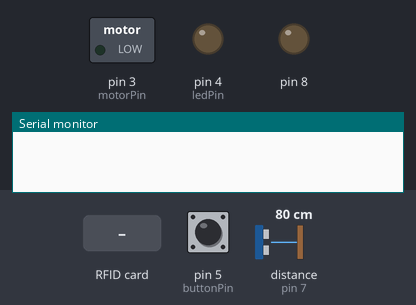
The sketch below on a simulated Arduino Uno, built with avr-gcc and run on an emulated ATmega328P. Parts: switched loads named in the sketch (green lamp = pin HIGH), output pins drawn as LEDs (lit = HIGH), the last lines printed to the serial monitor. Wiring (inferred from the names in the program): ultrasonic range finder: trigger pin 2; echo pin 7. Inputs (shaded band) come from the test bench; at power-on: distance to the obstacle (sensor on pin 7) 80 cm, pin 5 (buttonPin) HIGH. The echo pulse lasts 58.3 µs per cm; EEPROM starts erased; pins used as bus, display or sensor lines are not drawn.

Above: at 2.2 s.
2.3 s: RFID card 80 71 2F A5 held to the reader
At 3.5 s:
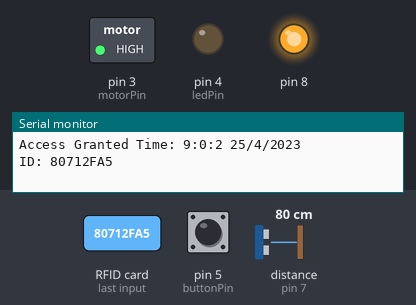
5.3 s: distance to the obstacle (sensor on pin 7) set to 12 cm
8.3 s: distance to the obstacle (sensor on pin 7) set to 9 cm
At 9.3 s:
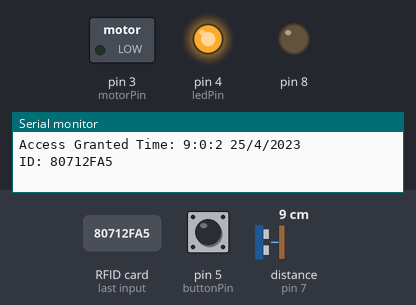
12.8 s: RFID card 5E 7A 19 C4 held to the reader
Timing chart, 0 to 15.4 s (numbered marks = the images above; inputs shaded):
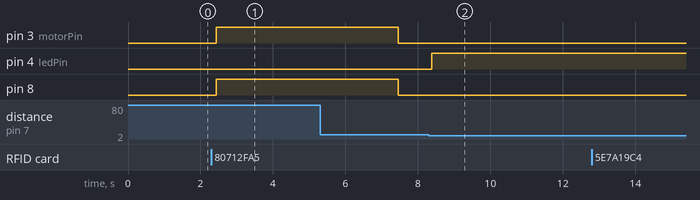

Measured:
- the behaviour switches between 11 and 10 cm on distance to the obstacle (sensor on pin 7) (found by bisection; images 1 and 2)
- after the input at 2.3 s, pin 3 (motorPin), pin 8: LOW → HIGH after 0.14 s
- after the input at 8.3 s, pin 4 (ledPin): LOW → HIGH after 0.08 s

The sketch:

projet.ino
```cpp
#include "SPI.h"
#include "MFRC522.h"
#include <EEPROM.h>
#include <TimeLib.h>
//#include <CapSense.h>

// Définir les broches pour le lecteur RFID
#define RST_PIN 9
#define SS_PIN  10

// Définir les broches pour les autres composants
const int pingPin = 2;        // Trigger Pin du capteur à ultrasons
const int echoPin = 7;        // Echo Pin du capteur à ultrasons
const int ledPin = 4;
const int motorPin = 3;

const int buttonPin = 5;
unsigned long motorStartTime = 0;

int eepromAddress = 0;        // Adresse pour l'enregistrement dans l'EEPROM

// Variables pour le lecteur RFID
byte readCard[4];
String cardID = "80712FA5";
String tagID = "";

bool motorState = false;      // État du moteur (activé ou désactivé)

MFRC522 mfrc522(SS_PIN, RST_PIN);

// Enumération pour les différents états du programme
enum State {
  CHECK_RFID,
  CHECK_ULTRASONIC,
  CHECK_TOUCH_SENSOR,

};

State currentState;

void setup() {
  Serial.begin(9600);
  SPI.begin();
  mfrc522.PCD_Init();         // Initialiser le lecteur RFID
  pinMode(4, OUTPUT);
  pinMode(8, OUTPUT);
  pinMode(pingPin, OUTPUT);
  pinMode(echoPin, INPUT);
  pinMode(ledPin, OUTPUT);
  pinMode(motorPin, OUTPUT);
  pinMode(buttonPin, INPUT_PULLUP);

  setTimeAndDate();           // Définir l'heure et la date

  delay(1000);

  currentState = CHECK_RFID;
}

void loop() {
  checkUserInput();
  StopMotor();
  //checkTouchSensor();
  // Exécuter la fonction correspondant à l'état actuel
  switch (currentState) {
    case CHECK_RFID:
      checkRFID();

      currentState = CHECK_ULTRASONIC;
      //Serial.println("CHECK_RFID");
      break;
    case CHECK_ULTRASONIC:
      checkUltrasonic();
      currentState = CHECK_RFID;
      //Serial.println("CHECK_ULTRASONIC");
      break;
    delay(100);
  }
}

// Vérifier si une carte RFID est détectée et si l'ID correspond
void checkRFID() {
  mfrc522.PCD_Init();
  if (getID()) {
    if (tagID == cardID) {
      digitalClockDisplay("Access Granted");
      digitalWrite(4, LOW);
      digitalWrite(8, HIGH);
      motorState = true;
      motorStartTime = millis();
    } else {
      digitalClockDisplay("Access Denied");
      digitalWrite(4, HIGH);
      //delay(1000);
    }

    Serial.print("ID: ");
    Serial.println(tagID);
    digitalWrite(4, LOW);
  }
}

// Lire l'ID de la carte RFID
boolean getID() {
  if (! mfrc522.PICC_IsNewCardPresent()) {
    return false;
  }

  if (! mfrc522.PICC_ReadCardSerial()) {
    return false;
  }

  tagID = "";

  for (uint8_t i = 0; i < 4; i++) {
    tagID.concat(String(mfrc522.uid.uidByte[i], HEX));
  }

  tagID.toUpperCase();
  mfrc522.PICC_HaltA();
  return true;
}

// Vérifier la distance mesurée par le capteur à ultrasons
void checkUltrasonic() {
  long duration, cm;
  digitalWrite(pingPin, LOW);
  delayMicroseconds(2);
  digitalWrite(pingPin, HIGH);
  delayMicroseconds(10);
  digitalWrite(pingPin, LOW);
  duration = pulseIn(echoPin, HIGH);
  cm = microsecondsToCentimeters(duration);
  // Si la distance est supérieure à 10 cm, allumer la LED et activer le moteur si nécessaire
  if (cm >= 10) {
    digitalWrite(ledPin, LOW);
    if (motorState) {
      digitalWrite(motorPin, HIGH);
    }
  }
  else {
    digitalWrite(ledPin, HIGH);
    digitalWrite(8, LOW);
    motorState = false; // Désactiver le moteur
    digitalWrite(motorPin, LOW);
  }
}

// Convertir la durée en microsecondes en centimètres
long microsecondsToCentimeters(long microseconds) {
  return microseconds / 29 / 2;
}

// Écrire les données dans l'EEPROM
void writeToEEPROM(String data) {
  for (uint16_t i = 0; i < data.length(); i++) {
    EEPROM.write(eepromAddress, data[i]);
    eepromAddress++;
  }
  EEPROM.write(eepromAddress, '\n'); // Ajouter un saut de ligne pour séparer les entrées
  eepromAddress++;
}

// Afficher l'horodatage et le statut d'accès
void digitalClockDisplay(String access_status) {
  time_t currentTime = now(); // Obtenir le temps actuel
  String log_entry = access_status + " Time: ";
  log_entry += String(hour(currentTime)) + ":";
  log_entry += String(minute(currentTime)) + ":";
  log_entry += String(second(currentTime)) + " ";
  log_entry += String(day(currentTime)) + "/";
  log_entry += String(month(currentTime)) + "/";
  log_entry += String(year(currentTime));

  Serial.println(log_entry);
  writeToEEPROM(log_entry);
}

// Définir l'heure et la date
void setTimeAndDate() {
  // Définissez ici l'heure et la date actuelles
  setTime(9, 00, 0, 25, 4, 2023);
}

// Vérifier les entrées de l'utilisateur
void checkUserInput() {
  if (Serial.available()) {
    char userInput = Serial.read();
    if (userInput == '1') {
      displayAccessHistory();
    } else if (userInput == '2') {
      Serial.println("Quitting...");
    }
  }
}

void displayAccessHistory() {
  Serial.println("Access history:");
  for (int i = 0; i < eepromAddress; i++) {
    char logChar = EEPROM.read(i);
    if (logChar != '\n') {
      Serial.print(logChar);
    } else {
      Serial.println();
    }
  }
  Serial.println("End of access history.");
}

void StopMotor() {
  int buttonState = digitalRead(buttonPin);
  unsigned long currentTime = millis();
  if (buttonState == LOW || (motorState && currentTime - motorStartTime >= 5000)) {
    motorState = false;
    digitalWrite(motorPin, LOW);
    digitalWrite(8, LOW);
    currentState = CHECK_RFID;
  }
}
```
